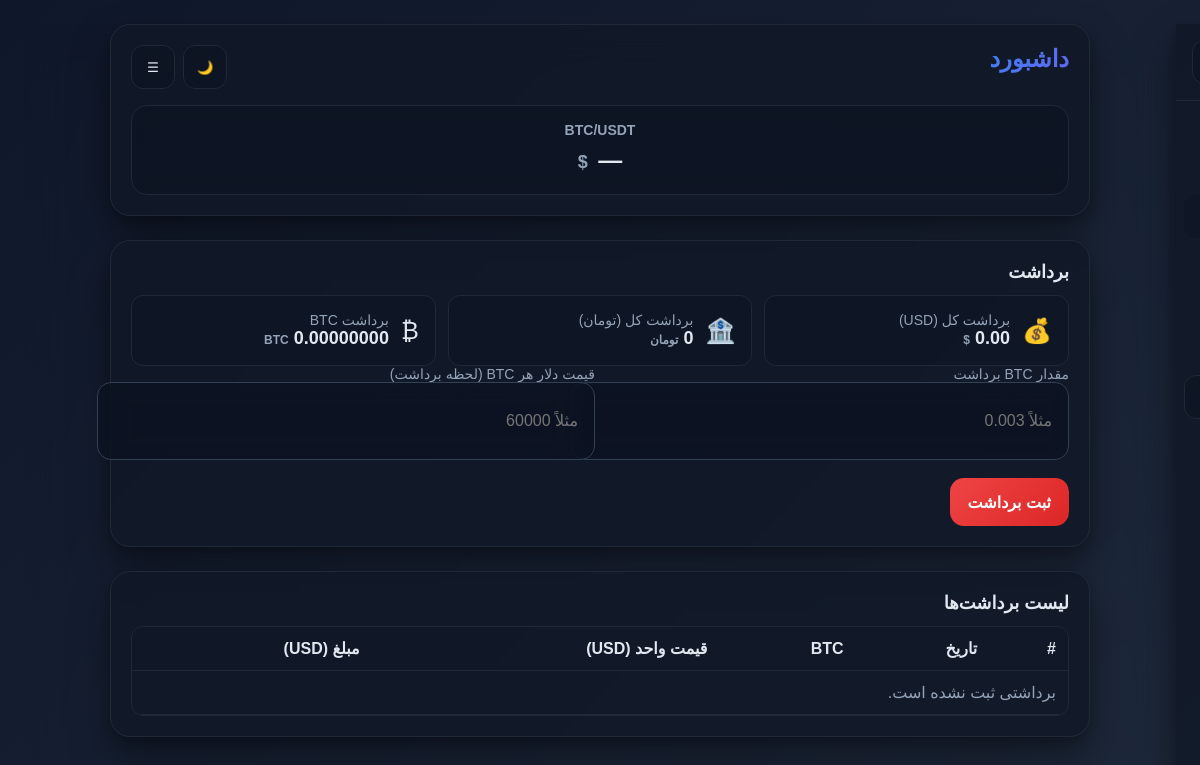
Page /withdrawals (signed in) on the earlier database version.
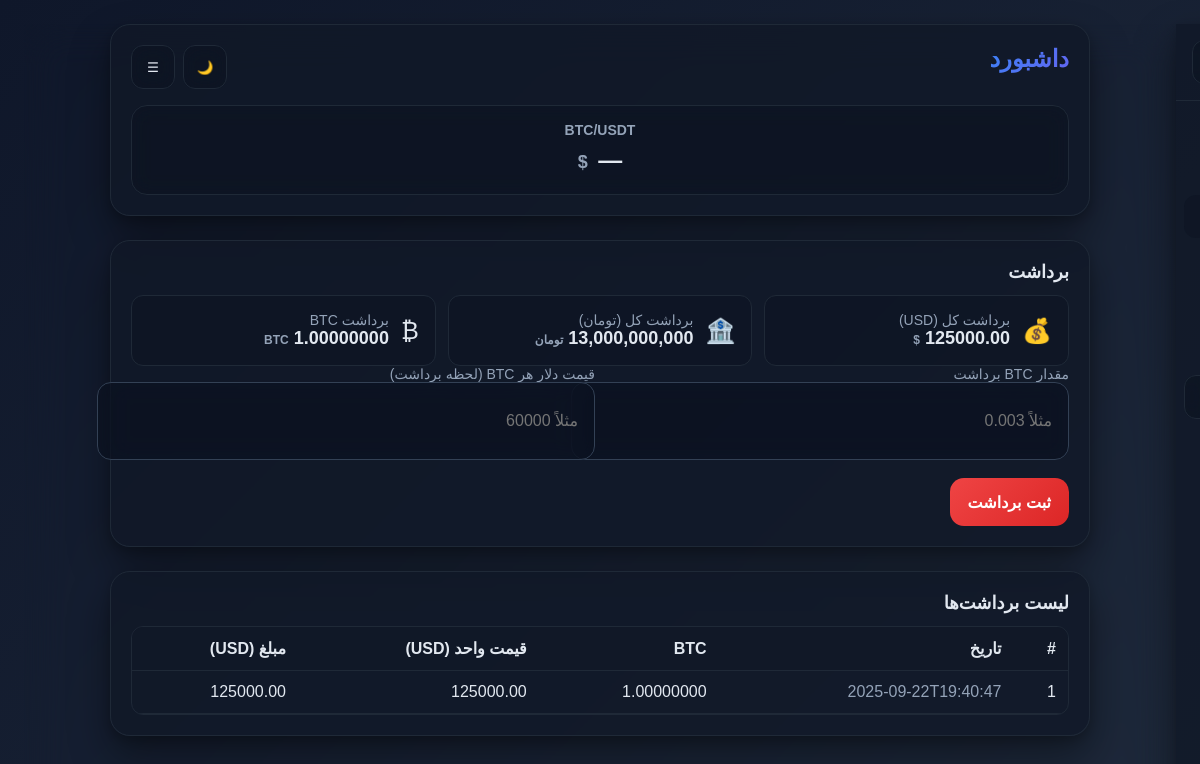
Same page on the later database version.
### tables this page shows
CREATE TABLE withdrawals (
			id INTEGER PRIMARY KEY AUTOINCREMENT,
			created_at TEXT NOT NULL,
			amount_btc REAL NOT NULL,
			price_usd_per_btc REAL NOT NULL
		);

### routes/panel.py (the view)
@panel_bp.get("/withdrawals")
def withdrawals_page():
	conn = get_db_connection()
	cur = conn.cursor()
	cur.execute("SELECT id, created_at, amount_btc, price_usd_per_btc FROM withdrawals ORDER BY id DESC")
	rows = cur.fetchall()
	cur.execute("SELECT COALESCE(SUM(amount_btc * price_usd_per_btc), 0) FROM withdrawals")
	total_withdraw_usd = cur.fetchone()[0] or 0
	cur.execute("SELECT COALESCE(SUM(amount_btc), 0) FROM withdrawals")
	total_withdraw_btc = float(cur.fetchone()[0] or 0)
	cur.execute("SELECT value FROM settings WHERE key='usd_to_toman'")
	usd_to_toman = float(cur.fetchone()[0])
	conn.close()
	withdrawals = [
		{
			"id": int(r["id"]),
			"created_at": r["created_at"],
			"amount_btc": float(r["amount_btc"]),
			"price_usd_per_btc": float(r["price_usd_per_btc"]),
		}
		for r in rows
	]
	return render_template("withdrawals.html", withdrawals=withdrawals, total_withdraw_usd=total_withdraw_usd, total_withdraw_btc=total_withdraw_btc, total_withdraw_toman=total_withdraw_usd * usd_to_toman, usd_to_toman=usd_to_toman)

### app.py (called while the page is built)
@app.context_processor
def inject_csrf_token():
    return dict(csrf_token=generate_csrf)

### db.py (called while the page is built)
def get_db_connection() -> sqlite3.Connection:
    try:
        os.makedirs(os.path.dirname(DB_PATH), exist_ok=True)
    except Exception:
        pass
    conn = sqlite3.connect(DB_PATH)
    conn.row_factory = sqlite3.Row
    return conn

### routes/auth.py (called while the page is built)
def _is_logged_in() -> bool:
    try:
        return bool(session.get("logged_in") is True)
    except Exception:
        return False

@auth_bp.before_app_request
def enforce_login():  # type: ignore[override]
    if request.endpoint in ("auth_bp.login", "auth_bp.login_post", "auth_bp.logout", "panel_bp.healthz"):
        return None
    if request.endpoint and request.endpoint.startswith("static"):
        return None
    if request.endpoint and (request.endpoint.startswith("api_bp.") or request.endpoint.startswith("webhook_bp.")):
        return None
    if not _is_logged_in():
        next_url = request.full_path if request.query_string else request.path
        session["next_url"] = next_url
        return redirect(url_for("auth_bp.login"))
    return None

### templates/withdrawals.html (shortened to what this page needs)
{% extends "base.html" %}
{% block content %}
<div class="card" id="withdraw">
  <h2>برداشت</h2>
  <div class="kpi-grid">
    <div class="kpi">
      <div class="icon">💰</div>
      <div>
        <div class="label">برداشت کل (USD)</div>
        <div class="value">{{ '%.2f' % total_withdraw_usd }} <span class="sub">$</span></div>
      </div>
    </div>
    <div class="kpi">
      <div class="icon">🏦</div>
      <div>
        <div class="label">برداشت کل (تومان)</div>
        <div class="value">{{ '{:,.0f}'.format(total_withdraw_toman) }} <span class="sub">تومان</span></div>
      </div>
    </div>
    <div class="kpi">
      <div class="icon">₿</div>
      <div>
        <div class="label">برداشت BTC</div>
        <div class="value">{{ '%.8f' % total_withdraw_btc }} <span class="sub">BTC</span></div>
      </div>
    </div>
  </div>
  <form method="post" action="{{ url_for('panel_bp.panel_withdraw') }}">
    <div class="form-grid">
      <label>
        مقدار BTC برداشت
        <input type="number" step="0.00000001" min="0" name="amount_btc" required inputmode="decimal" placeholder="مثلاً 0.003">
      </label>
      <label>
        قیمت دلار هر BTC (لحظه برداشت)
        <input type="number" step="0.01" min="0" name="price_usd_per_btc" required inputmode="decimal" placeholder="مثلاً 60000">
      </label>
    </div>
    <div class="section-actions" style="margin-top:12px; display:flex; gap:10px;">
      <button type="submit" class="btn btn-danger">ثبت برداشت</button>
    </div>
  </form>
</div>
<div class="card" id="withdrawals-list">
  <h2>لیست برداشت‌ها</h2>
  <div id="wd_desktop">
    <div class="table-scroll">
      <table class="responsive">
        <thead>
          <tr>
            <th>#</th>
            <th>تاریخ</th>
            <th>BTC</th>
            <th>قیمت واحد (USD)</th>
            <th>مبلغ (USD)</th>
          </tr>
        </thead>
        <tbody>
          {% if withdrawals %}
            {% for w in withdrawals %}
              <tr>
                <td data-label="#">{{ w["id"] }}</td>
                <td class="muted" data-label="تاریخ">{{ w["created_at"] }}</td>
                <td data-label="BTC">{{ '%.8f' % w["amount_btc"] }}</td>
                <td data-label="قیمت واحد (USD)">{{ '%.2f' % w["price_usd_per_btc"] }}</td>
                <td data-label="مبلغ (USD)">{{ '%.2f' % (w["amount_btc"] * w["price_usd_per_btc"]) }}</td>
              </tr>
            {% endfor %}
          {% else %}
            <tr><td colspan="5" class="muted">برداشتی ثبت نشده است.</td></tr>
          {% endif %}
        </tbody>
      </table>
    </div>
  </div>
</div>
{% endblock %}

### templates/base.html (shortened to what this page needs)
<!DOCTYPE html>
<html lang="fa" dir="rtl">
<head>
  <link href="https://cdn.jsdelivr.net/gh/rastikerdar/vazirmatn/Vazirmatn-font-face.css" rel="stylesheet">
</head>
<body>
  <div class="container">
    {% if not hide_chrome %}
    <div class="card" id="top">
      <div class="header-bar">
        <h1><a href="{{ url_for('panel_bp.panel_index') }}" style="text-decoration: none; color: inherit;"{% if request.path == url_for('panel_bp.panel_index') %} aria-current="page"{% endif %}>داشبورد</a></h1>
        <div class="actions">
          <button type="button" class="menu-btn" id="themeBtn" title="تغییر تم"><span id="themeIcon">🌙</span></button>
          <button type="button" class="menu-btn" id="menuBtn" aria-haspopup="true" aria-expanded="false" title="منو">☰</button>
        </div>
      </div>
      <div class="price-section">
        <div class="price-card">
          <span class="price-label">BTC/USDT</span>
          <div class="price-value">
            <strong id="btc_usd" class="skeleton">...</strong>
            <span class="price-currency">$</span>
          </div>
        </div>
      </div>
    </div>
    {% endif %}
    {% block content %}{% endblock %}
  </div>
  {% if not hide_chrome %}
    {% from "_drawer.html" import drawer %}
    {{ drawer() }}
  {% endif %}
</body>
</html>

### templates/_drawer.html (shortened to what this page needs)
{% macro drawer() %}
  <aside class="drawer" id="drawer" aria-hidden="true" aria-label="منو جانبی">
    <div class="drawer-header">
      <button type="button" class="menu-btn drawer-close" id="drawerCloseBtn" aria-label="بستن">✕</button>
    </div>
    <nav class="drawer-nav" role="navigation">
      <a href="{{ url_for('panel_bp.panel_index') }}"{% if request.path == url_for('panel_bp.panel_index') %} aria-current="page"{% endif %}>🏠 داشبورد</a>
      <a href="{{ url_for('panel_bp.deposits_page') }}"{% if request.path == url_for('panel_bp.deposits_page') %} aria-current="page"{% endif %}>💰 واریزی</a>
      <a href="{{ url_for('panel_bp.withdrawals_page') }}"{% if request.path == url_for('panel_bp.withdrawals_page') %} aria-current="page"{% endif %}>💸 برداشت</a>
      <a href="{{ url_for('panel_bp.balance_page') }}"{% if request.path == url_for('panel_bp.balance_page') %} aria-current="page"{% endif %}>💎 دارایی</a>
      <a href="{{ url_for('panel_bp.purchases_page') }}"{% if request.path == url_for('panel_bp.purchases_page') %} aria-current="page"{% endif %}>📊 خریدها</a>
      <a href="{{ url_for('panel_bp.settings_page') }}"{% if request.path == url_for('panel_bp.settings_page') %} aria-current="page"{% endif %}>⚙️ تنظیمات</a>
      <form method="post" action="{{ url_for('auth_bp.logout') }}">
        <button class="menu-btn" type="submit" style="width:100%; margin-top:8px;">خروج</button>
      </form>
    </nav>
  </aside>
{% endmacro %}

### templates/base.html (style rules this page uses)
:root { --bg: linear-gradient(135deg, #0f172a 0%, #1e293b 100%); --card: rgba(17, 24, 39, 0.8); --card-border: #1f2937; --text: #e2e8f0; --muted: #94a3b8; --primary: linear-gradient(135deg, #3b82f6 0%, #6366f1 100%); --primary-600: #2563eb; --success: linear-gradient(135deg, #10b981 0%, #059669 100%); --error: linear-gradient(135deg, #ef4444 0%, #dc2626 100%); --input-bg: rgba(11, 18, 32, 0.6); --input-border: #334155; --pill-bg: rgba(11, 18, 32, 0.4); --shadow: 0 20px 40px rgba(0,0,0,.4), 0 4px 12px rgba(0,0,0,.2); --glow: 0 0 20px rgba(59, 130, 246, 0.3); }
body { font-family: Vazirmatn, Tahoma, sans-serif; margin: 0; background: var(--bg); color: var(--text); backdrop-filter: blur(20px); min-height: 100vh; }
a,button,input { font-family: inherit; }
.container { max-width: 980px; margin: 0 auto; padding: 12px; }
.card { background: var(--card); border:1px solid var(--card-border); border-radius:20px; padding:20px; margin-bottom:20px; box-shadow: var(--shadow); backdrop-filter: blur(20px); transition: all 0.3s ease; }
h1 { margin: 0 0 12px; font-size: 22px; background: var(--primary); -webkit-background-clip: text; -webkit-text-fill-color: transparent; background-clip: text; }
h2 { margin: 0 0 10px; font-size: 18px; font-weight: 600; }
label { display:block; font-size:14px; color: var(--muted); margin-bottom:6px; font-weight: 500; }
input[type="number"], input[type="text"] { width: 100%; padding:14px 16px; border-radius:14px; border:1px solid var(--input-border); background: var(--input-bg); color: var(--text); font-size:16px; min-height:48px; outline: none; transition: all 0.3s ease; backdrop-filter: blur(10px); }
.btn { display:inline-flex; align-items:center; justify-content:center; gap:8px; padding:14px 18px; border-radius:14px; border:none; background: #1e293b; color:#fff; cursor:pointer; font-size:16px; min-height:48px; font-weight: 600; transition: all 0.3s ease; position: relative; overflow: hidden; }
.btn-danger { background: var(--error); }
.muted { color: var(--muted); }
.form-grid { display:grid; gap:10px; grid-template-columns:1fr; }
@media (min-width: 640px) { .form-grid { grid-template-columns:1fr 1fr; } }
.table-scroll { overflow-x:auto; -webkit-overflow-scrolling:touch; border:1px solid var(--card-border); border-radius:12px; }
table { width: 100%; border-collapse: collapse; min-width: 560px; }
th, td { padding: 12px; border-bottom: 1px solid var(--card-border); text-align: right; }
thead th { color: color-mix(in oklab, var(--primary) 75%, var(--text)); position: sticky; top: 0; background: var(--card); }
@media (min-width: 640px) { body { margin: 24px; } }
@media (min-width: 640px) { .container { padding: 0; } }
@media (min-width: 640px) { .card { padding:20px; margin-bottom:24px; } }
@media (min-width: 640px) { h1 { font-size: 24px; margin-bottom: 16px; } }
@media (min-width: 640px) { h2 { font-size: 18px; margin-bottom: 12px; } }
.header-bar { display:flex; justify-content: space-between; align-items:center; gap:12px; flex-wrap:wrap; }
.actions { display:flex; align-items:center; gap:8px; position: relative; }
.price-section { margin-top: 16px; }
.price-card { background: var(--pill-bg); border:1px solid var(--card-border); border-radius:16px; padding:16px; backdrop-filter: blur(10px); text-align: center; transition: all 0.3s ease; }
.price-label { font-size: 14px; color: var(--muted); font-weight: 600; display: block; margin-bottom: 8px; }
.price-value { font-size: 24px; font-weight: 700; color: var(--text); margin-bottom: 4px; }
.price-currency { font-size: 18px; color: var(--muted); margin-right: 4px; }
.menu-btn { width:44px; height:44px; border-radius:12px; border:1px solid var(--card-border); background: var(--pill-bg); color: var(--text); display:flex; align-items:center; justify-content:center; cursor:pointer; transition: all 0.3s ease; backdrop-filter: blur(10px); }
html { scroll-behavior: smooth; }
.section-actions { display:flex; gap:10px; }
.kpi-grid { display: grid; gap: 12px; grid-template-columns: repeat(auto-fit, minmax(200px, 1fr)); }
.kpi { display: flex; align-items: center; gap: 12px; padding: 16px; background: var(--pill-bg); border: 1px solid var(--card-border); border-radius: 12px; transition: all 0.3s ease; }
.kpi .icon { font-size: 24px; }
.kpi .value { font-size: 18px; font-weight: 700; color: var(--text); }
.kpi .label { font-size: 14px; color: var(--muted); font-weight: 500; }
.kpi .sub { font-size: 12px; color: var(--muted); }

Differences in the rows shown:
added withdrawals: id "1", created_at "2025-09-22T19:40:47", amount_btc "1.00000000", price_usd_per_btc "125000.00", w['amount_btc']*w['price_usd_per_btc'] "125000.00"
Other differences:
{{ '%.2f' % total_withdraw_usd }}: "0.00" → "125000.00"
{{ '{:,.0f}'.format(total_withdraw_toman) }}: "0" → "13,000,000,000"
text no longer shown: "برداشتی ثبت نشده است."
